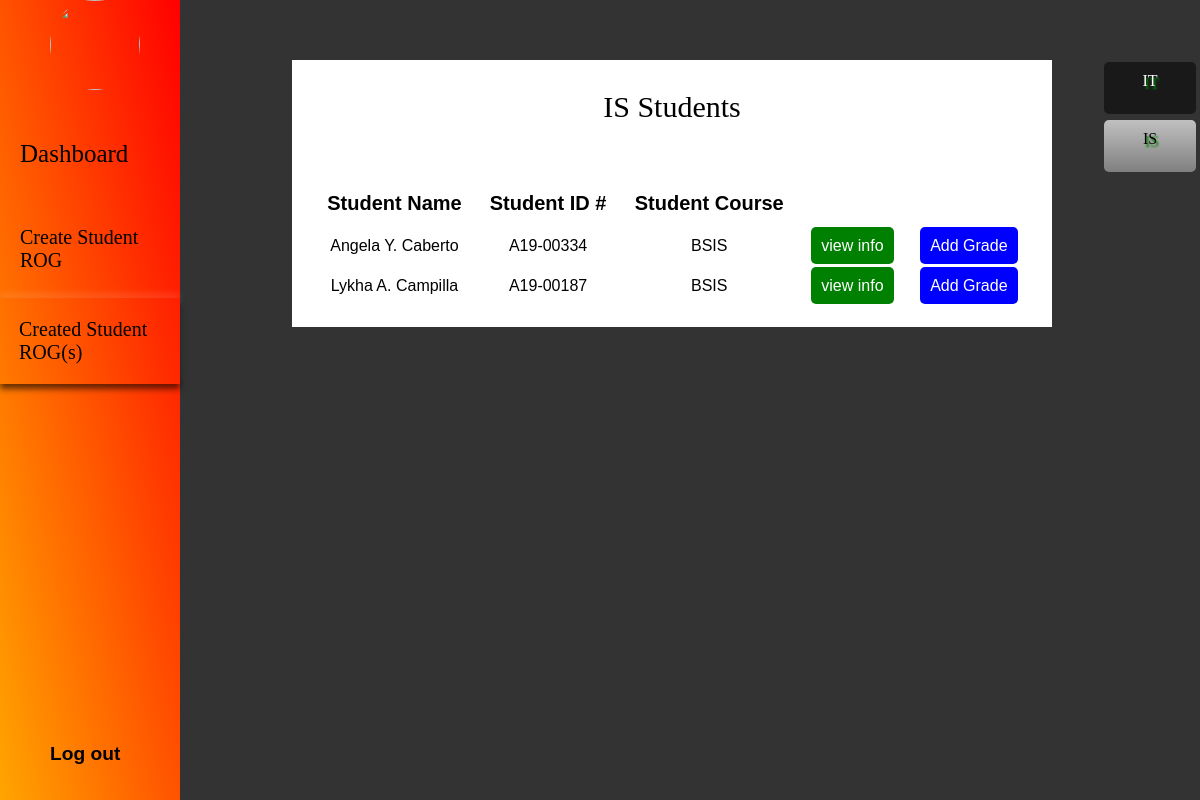
Page /isstudentrogrecords.php on the committed database.
### tables this page shows
CREATE TABLE IF NOT EXISTS `isgrade` (
  `id` int(11) NOT NULL AUTO_INCREMENT,
  `sem` text NOT NULL,
  `AY` text NOT NULL,
  `name` text NOT NULL,
  `studentid` text NOT NULL,
  `course` text NOT NULL,
  `section` text NOT NULL,
  `sub1` text NOT NULL,
  `grade1` text NOT NULL,
  `sub2` text NOT NULL,
  `grade2` text NOT NULL,
  `sub3` text NOT NULL,
  `grade3` text NOT NULL,
  `sub4` text NOT NULL,
  `grade4` text NOT NULL,
  `sub5` text NOT NULL,
  `grade5` text NOT NULL,
  `sub6` text NOT NULL,
  `grade6` text NOT NULL,
  `sub7` text NOT NULL,
  `grade7` text NOT NULL,
  `sub8` text NOT NULL,
  `grade8` text NOT NULL,
  `sub9` text NOT NULL,
  `grade9` text NOT NULL,
  `sub10` text NOT NULL,
  `grade10` text NOT NULL,
  `sem2` text NOT NULL,
  `AY2` text NOT NULL,
  `section2` text NOT NULL,
  `sub11` text NOT NULL,
  `grade11` text NOT NULL,
  `sub12` text NOT NULL,
  `grade12` text NOT NULL,
  `sub13` text NOT NULL,
  `grade13` text NOT NULL,
  `sub14` text NOT NULL,
  `grade14` text NOT NULL,
  `sub15` text NOT NULL,
  `grade15` text NOT NULL,
  `sub16` text NOT NULL,
  `grade16` text NOT NULL,
  `sub17` text NOT NULL,
  `grade17` text NOT NULL,
  `sub18` text NOT NULL,
  `grade18` text NOT NULL,
  `sub19` text NOT NULL,
  `grade19` text NOT NULL,
  `sub20` text NOT NULL,
  `grade20` text NOT NULL,
  `sem3` text NOT NULL,
  `AY3` text NOT NULL,
  `section3` text NOT NULL,
  `sub21` text NOT NULL,
  `grade21` text NOT NULL,
  `sub22` text NOT NULL,
  `grade22` text NOT NULL,
  `sub23` text NOT NULL,
  `grade23` text NOT NULL,
  `sub24` text NOT NULL,
  `grade24` text NOT NULL,
  `sub25` text NOT NULL,
  `grade25` text NOT NULL,
  `sub26` text NOT NULL,
  `grade26` text NOT NULL,
  `sub27` text NOT NULL,
  `grade27` text NOT NULL,
  `sub28` text NOT NULL,
  `grade28` text NOT NULL,
  `sub29` text NOT NULL,
  `grade29` text NOT NULL,
  `sub30` text NOT NULL,
  `grade30` text NOT NULL,
  `sem4` text NOT NULL,
  `AY4` text NOT NULL,
  `section4` text NOT NULL,
  `sub31` text NOT NULL,
  `grade31` text NOT NULL,
  `sub32` text NOT NULL,
  `grade32` text NOT NULL,
  `sub33` text NOT NULL,
  `grade33` text NOT NULL,
  `sub34` text NOT NULL,
  `grade34` text NOT NULL,
  `sub35` text NOT NULL,
  `grade35` text NOT NULL,
  `sub36` text NOT NULL,
  `grade36` text NOT NULL,
  `sub37` text NOT NULL,
  `grade37` text NOT NULL,
  `sub38` text NOT NULL,
  `grade38` text NOT NULL,
  `sub39` text NOT NULL,
  `grade39` text NOT NULL,
  `sub40` text NOT NULL,
  `grade40` text NOT NULL,
  `sem5` text NOT NULL,
  `AY5` text NOT NULL,
  `section5` text NOT NULL,
  `sub41` text NOT NULL,
  `grade41` text NOT NULL,
  `sub42` text NOT NULL,
  `grade42` text NOT NULL,
  `sub43` text NOT NULL,
  `grade43` text NOT NULL,
  `sub44` text NOT NULL,
  `grade44` text NOT NULL,
  `sub45` text NOT NULL,
  `grade45` text NOT NULL,
  `sub46` text NOT NULL,
  `grade46` text NOT NULL,
  `sub47` text NOT NULL,
  `grade47` text NOT NULL,
  `sub48` text NOT NULL,
  `grade48` text NOT NULL,
  `sub49` text NOT NULL,
  `grade49` text NOT NULL,
  `sub50` text NOT NULL,
  `grade50` text NOT NULL,
  `sem6` text NOT NULL,
  `AY6` text NOT NULL,
  `section6` text NOT NULL,
  `sub51` text NOT NULL,
  `grade51` text NOT NULL,
  `sub52` text NOT NULL,
  `grade52` text NOT NULL,
  `sub53` text NOT NULL,
  `grade53` text NOT NULL,
  `sub54` text NOT NULL,
  `grade54` text NOT NULL,
  `sub55` text NOT NULL,
  `grade55` text NOT NULL,
  `sub56` text NOT NULL,
  `grade56` text NOT NULL,
  `sub57` text NOT NULL,
  `grade57` text NOT NULL,
  `sub58` text NOT NULL,
  `grade58` text NOT NULL,
  `sub59` text NOT NULL,
  `grade59` text NOT NULL,
  `sub60` text NOT NULL,
  `grade60` text NOT NULL,
  `sem7` text NOT NULL,
  `AY7` text NOT NULL,
  `section7` text NOT NULL,
  `sub61` text NOT NULL,
  `grade61` text NOT NULL,
  `sub62` text NOT NULL,
  `grade62` text NOT NULL,
  `sub63` text NOT NULL,
  `grade63` text NOT NULL,
  `sub64` text NOT NULL,
  `grade64` text NOT NULL,
  `sub65` text NOT NULL,
  `grade65` text NOT NULL,
  `sub66` text NOT NULL,
  `grade66` text NOT NULL,
  `sub67` text NOT NULL,
  `grade67` text NOT NULL,
  `sub68` text NOT NULL,
  `grade68` text NOT NULL,
  `sub69` text NOT NULL,
  `grade69` text NOT NULL,
  `sub70` text NOT NULL,
  `grade70` text NOT NULL,
  `sem8` text NOT NULL,
  `AY8` text NOT NULL,
  `section8` text NOT NULL,
  `sub71` text NOT NULL,
  `grade71` text NOT NULL,
  `sub72` text NOT NULL,
  `grade72` text NOT NULL,
  `sub73` text NOT NULL,
  `grade73` text NOT NULL,
  `sub74` text NOT NULL,
  `grade74` text NOT NULL,
  `sub75` text NOT NULL,
  `grade75` text NOT NULL,
  `sub76` text NOT NULL,
  `grade76` text NOT NULL,
  `sub77` text NOT NULL,
  `grade77` text NOT NULL,
  `sub78` text NOT NULL,
  `grade78` text NOT NULL,
  `sub79` text NOT NULL,
  `grade79` text NOT NULL,
  `sub80` text NOT NULL,
  `grade80` text NOT NULL,
  `sem9` text NOT NULL,
  `AY9` text NOT NULL,
  `section9` text NOT NULL,
  `sub81` text NOT NULL,
  `grade81` text NOT NULL,
  `sub82` text NOT NULL,
  `grade82` text NOT NULL,
  `sub83` text NOT NULL,
  `grade83` text NOT NULL,
  `sub84` text NOT NULL,
  `grade84` text NOT NULL,
  `sub85` text NOT NULL,
  `grade85` text NOT NULL,
  `sub86` text NOT NULL,
  `grade86` text NOT NULL,
  `sub87` text NOT NULL,
  `grade87` text NOT NULL,
  `sub88` text NOT NULL,
  `grade88` text NOT NULL,
  `sub89` text NOT NULL,
  `grade89` text NOT NULL,
  `sub90` text NOT NULL,
  `grade90` text NOT NULL,
  `acquire` text NOT NULL,
  PRIMARY KEY (`id`)
);

### isstudentrogrecords.php (the view, shortened to what this page needs)
<?php
$link = mysqli_connect("localhost","root","","portal");
?>
<!DOCTYPE html>
<html lang="en" dir="ltr">
  <head>
  </head>
  <body>
    <div style="width:10vw; height:20vh;position:absolute;right:0;" class="sidemenu-right">
        <center><a href="studentrogrecords.php" id="IT">IT</a><br>
        <a href="isstudentrogrecords.php" id="IS">IS</a></center>
    </div>
    <div class="bg"></div>
    <div class="sidemenu">
      <img src="images/logo.png"></img>
        <ul>
          <li><a href="facultyportal.php" class="l1">Dashboard</li></a>
        </ul><br>
        <ul>
          <li><a href="facultygradingsheet1.php" class="l2">Create Student ROG</li></a>
        </ul><br><br><br><br>
        <ul>
          <li><a href="studentrogrecords.php" class="l3">Created Student ROG(s)</li></a>
        </ul>
      <a href="facultylogout.php" class="lo">Log out</a>
    </div>
    <center><div class="table">
      <table>
        <thead>
                <caption>IS Students</caption>
                <th>Student Name</th>
                <th>Student ID #</th>
                <th>Student Course</th>
        </thead>
        <tbody>
                <?php
                $query = 'SELECT * FROM `isgrade` ORDER BY name ASC';
                $results=mysqli_query($link,$query);
                if (mysqli_num_rows($results)>=1) {
                while($result=mysqli_fetch_array($results)){
                ?>
            <tr>
                <td><?php echo $result['name'];?></td>
                <td><?php echo $result['studentid'];?></td>
                <td><?php echo $result['course'];?></td>
                <td><a href="isviewgrade.php?id=<?php echo $result['id'];?>" id="view">view info</td>
                <td><a href="isaddgrade.php?id=<?php echo $result['id'];?>" id="add">Add Grade</td>
            </tr>
            <?php
      }
      } else {
        ?>
        <tr>
          <td colspan="9"> No Data Found!</td>
        </tr>
      <?php } ?>
        </tbody>
      </table>
    </div></center>
  </body>
</html>

### isstudentrogrecords.php (style rules this page uses)
body { margin:0; padding:0; background:url('images/ad.jpeg'); background-position: center; background-repeat: no-repeat; background-size: cover; background-attachment: fixed; }
* { margin:0; padding:0; }
.sidemenu { width:15vw; height:100%; position: Fixed; left:0; top:0; background:linear-gradient(to top right, orange,red); }
.sidemenu img { width:90px; height:90px; border-radius:50%; margin-left: 50px; margin-bottom: 30px; }
ul li { list-style: none; display: block; font-size: 15px; font-family: courier new; width:60%; margin-top: 20px; }
.lo { text-decoration: none; font-size:1.2em; font-weight: bold; font-family:arial; color:black; padding:20px; padding-left:50px; padding-right:50px; position:absolute; left:5; bottom:0; margin-bottom: 15px; }
.l1 { left: 0; top:0; padding:20px; padding-left:20px; padding-right:50px; font-family: cooper Black; font-size: 25px; }
.l2 { left: 0; padding:20px; padding-left:20px; padding-right:10px; font-family: cooper Black; font-size: 20px; position: absolute; }
.l3 { left: 0; padding:20px; padding-left:19px; padding-right:5px; font-family: cooper Black; font-size: 20px; position: absolute; box-shadow: 0px 5px 6px rgba(0,0,0,0.6),0px -5px 6px rgba(255,255,255,0.1); transition: 0.3s; }
.sidemenu a { text-decoration: none; color:black; }
.bg { background: rgba(0,0,0,0.8); position:fixed; width:100%; height:100%; top:0; z-index: -1; }
.table { width: 60%; background: white; margin-left: 12%; margin-top: 5%; padding: 20px; }
.table table { width: 100%; }
.table table caption { font-family: Elephant; font-size: 30px; padding: 10px; height: 10vh; }
.table table th { font-family: arial; font-size: 20px; padding: 10px; }
.table table td { text-align: center; font-family: arial; padding: 10px; }
.table #view { background: green; padding: 10px; text-decoration: none; color: white; border-radius: 5px; }
.table #add { background: blue; padding: 10px; text-decoration: none; color: white; border-radius: 5px; }
.sidemenu-right #IT { width:60%; height:4vh; text-align: center; text-decoration: none; position:absolute; left:0; top:0; margin-top: 2%; margin-left: 20%; font-family:cooper Black; padding:10px; border-radius:5px; cursor: pointer; background: rgba(0, 0, 0, 0.5); color: white; text-shadow: 2px 3px 2px green; }
.sidemenu-right #IS { width:60%; height:4vh; text-align: center; text-decoration: none; position:absolute; left:0; top:0; margin-top: 50%; margin-left: 20%; font-family:cooper Black; padding:10px; border-radius:5px; cursor: pointer; background: linear-gradient(to top, gray,silver); color:black; text-shadow: 2px 3px 2px green; }

### rows in the picture
isgrade: name "Angela Y. Caberto", studentid "A19-00334", course "BSIS"
isgrade: name "Lykha A. Campilla", studentid "A19-00187", course "BSIS"
